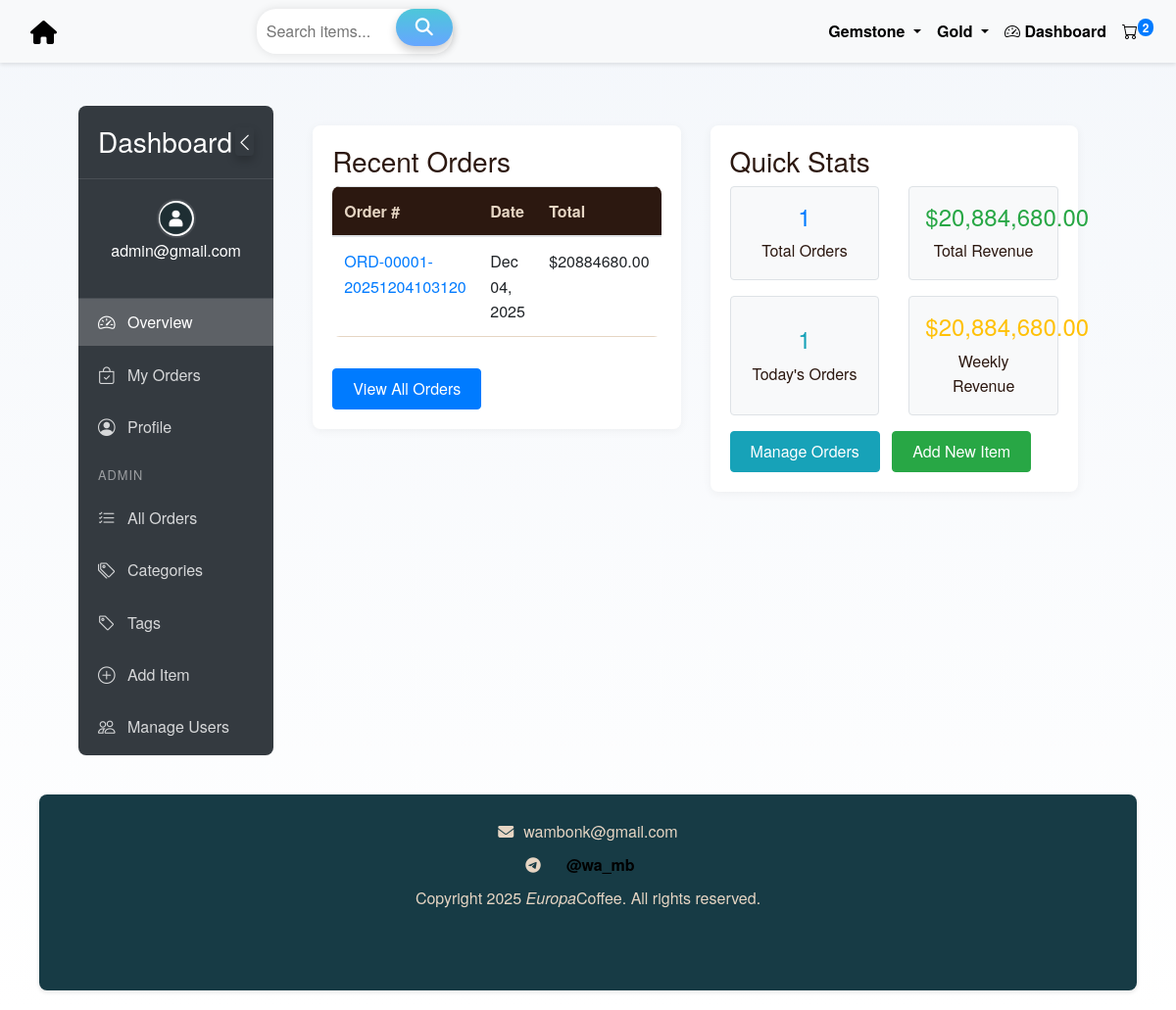
The page /dashboard/ (signed in) on the database as committed earlier.
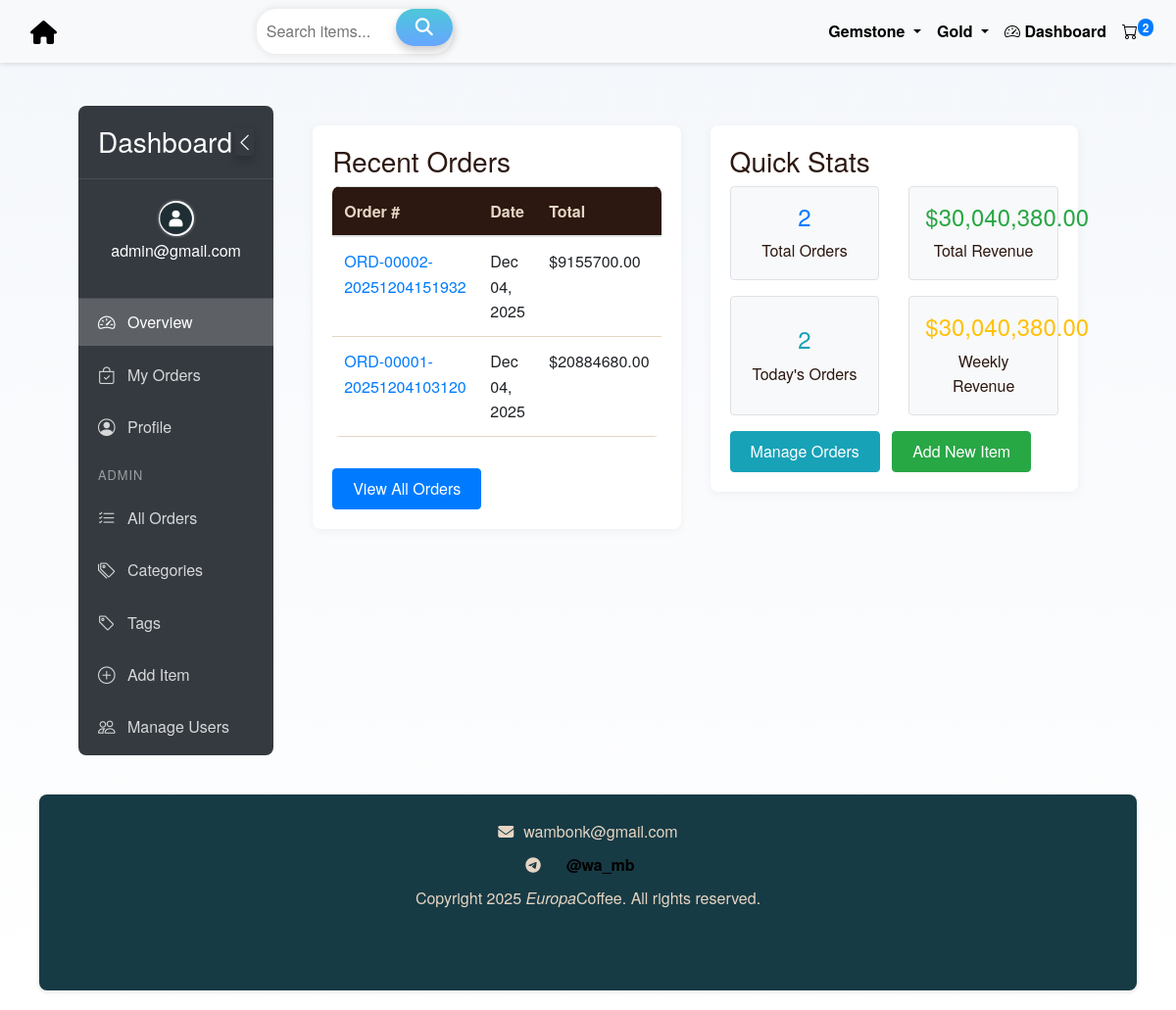
The same page on the database as committed later.
### orders/models.py (models this page shows, shortened)
class Category(models.Model):
    name = models.CharField(max_length=100, unique=True)
    slug = models.SlugField(max_length=120, unique=True, editable=False)  # not editable
    parent = models.ForeignKey(
        'self',
        on_delete=models.CASCADE,
        related_name='subcategories',
        blank=True,
        null=True,
        help_text="Parent category, leave blank if this is a top-level category."
    )
    class Meta:
        verbose_name_plural = 'Categories'
        ordering = ['name']

class CustomerOrder(models.Model):
    user = models.ForeignKey(
        settings.AUTH_USER_MODEL,
        on_delete=models.SET_NULL,
        null=True,
        blank=True,
        related_name='orders'
    )
    name = models.CharField(max_length=100)
    email = models.EmailField()
    phone = models.CharField(max_length=20)
    address = models.TextField()
    country = models.CharField(max_length=255, null=True, blank=True)
    state = models.CharField(max_length=255, null=True, blank=True)
    created_at = models.DateTimeField(auto_now_add=True)
    total_price = models.DecimalField(max_digits=10, decimal_places=2)
    order_number = models.CharField(max_length=100, unique=True, blank=True)

### orders/views.py (the view)
# urls.py: path('dashboard/', views.dashboard, name='dashboard'),
@login_required
def dashboard(request):
    context = {}
    if request.user.is_staff:
        from django.utils import timezone
        from datetime import timedelta
        total_orders = CustomerOrder.objects.count()
        total_revenue = CustomerOrder.objects.aggregate(
            total=Sum('total_price')
        )['total'] or 0
        today = timezone.now().date()
        week_ago = today - timedelta(days=7)
        recent_orders = CustomerOrder.objects.order_by('-created_at')[:5]
        today_orders = CustomerOrder.objects.filter(
            created_at__date=today
        ).count()
        weekly_revenue = CustomerOrder.objects.filter(
            created_at__date__gte=week_ago
        ).aggregate(
            total=Sum('total_price')
        )['total'] or 0
        context.update({
            'total_orders': total_orders,
            'total_revenue': f"${total_revenue:,.2f}",
            'today_orders': today_orders,
            'weekly_revenue': f"${weekly_revenue:,.2f}",
            'recent_orders': recent_orders,
        })
    return render(request, 'dashboard/dashboard.html', context)

### accounts/context_processors.py (called while the page is built)
def user_profile(request):
    if request.user.is_authenticated:
        return {
            'user_profile_pic': request.user.get_profile_pic_url()
        }
    return {}

### accounts/models.py (called while the page is built)
    def get_profile_pic_url(self):
        if self.profile_pic and default_storage.exists(self.profile_pic.name):
            return self.profile_pic.url
        return '/static/default_avatars/default.png'  # Fallback URL

### orders/context_processors.py (called while the page is built)
def cart_item_count(request):
    count = 0
    try:
        if request.user.is_authenticated:
            cart = Cart.objects.filter(user=request.user).first()
        else:
            session_id = request.session.session_key
            if not session_id:
                request.session.create()
                session_id = request.session.session_key
            cart = Cart.objects.filter(session_id=session_id).first()
        if cart:
            count = sum(item.quantity for item in cart.items.all())
    except Exception:
        count = 0  # Safe fallback
    return {'cart_item_count': count}

def categories_processor(request):
    return {
        'nav_categories': Category.objects.filter(parent__isnull=True).prefetch_related('subcategories')
    }

### templates/dashboard/dashboard.html
{% extends "dashboard/base.html" %}
{% block dashboard_content %}
<div class="row">
    <div class="col-md-6">
        <div class="dashboard-card">
            <h3>Recent Orders</h3>
            {% if recent_orders %}
                <div class="table-responsive">
                    <table class="table table-hover">
                        <thead>
                            <tr>
                                <th>Order #</th>
                                <th>Date</th>
                                <th>Total</th>
                            </tr>
                        </thead>
                        <tbody>
                            {% for order in recent_orders %}
                            <tr>
                                <td><a href="{% url 'order_detail' order.id %}">{{ order.order_number }}</a></td>
                                <td>{{ order.created_at|date:"M d, Y" }}</td>
                                <td>${{ order.total_price }}</td>
                            </tr>
                            {% endfor %}
                        </tbody>
                    </table>
                </div>
            {% else %}
                <p>No recent orders found.</p>
            {% endif %}
            <a href="{% url 'user_orders' %}" class="btn btn-primary mt-3">View All Orders</a>
        </div>
    </div>
    {% if user.is_staff %}
    <div class="col-md-6">
        <div class="dashboard-card">
            <h3>Quick Stats</h3>
            <div class="row">
                <div class="col-6">
                    <div class="stat-card bg-light p-3 rounded text-center">
                        <h4 class="text-primary">{{ total_orders }}</h4>
                        <p class="mb-0">Total Orders</p>
                    </div>
                </div>
                <div class="col-6">
                    <div class="stat-card bg-light p-3 rounded text-center">
                        <h4 class="text-success">{{ total_revenue }}</h4>
                        <p class="mb-0">Total Revenue</p>
                    </div>
                </div>
                <div class="col-6 mt-3">
                    <div class="stat-card bg-light p-3 rounded text-center">
                        <h4 class="text-info">{{ today_orders }}</h4>
                        <p class="mb-0">Today's Orders</p>
                    </div>
                </div>
                <div class="col-6 mt-3">
                    <div class="stat-card bg-light p-3 rounded text-center">
                        <h4 class="text-warning">{{ weekly_revenue }}</h4>
                        <p class="mb-0">Weekly Revenue</p>
                    </div>
                </div>
            </div>
            <div class="mt-3">
                <a href="{% url 'all_orders' %}" class="btn btn-info">Manage Orders</a>
                <a href="{% url 'add_item' %}" class="btn btn-success ml-2">Add New Item</a>
            </div>
        </div>
    </div>
    {% endif %}
</div>
{% endblock %}

### templates/orders/base.html (shortened to what this page needs)
{% load static %}
<!DOCTYPE html>
<html lang="en">
<head>
    <link href="https://stackpath.bootstrapcdn.com/bootstrap/4.5.2/css/bootstrap.min.css" rel="stylesheet">
     <link rel="stylesheet" href="{% static 'css/style.css' %}">
     <link rel="stylesheet" href="{% static 'css/dashboard.css' %}">
    <link href="https://cdn.jsdelivr.net/npm/bootstrap-icons@1.10.5/font/bootstrap-icons.css" rel="stylesheet">
<link href="https://cdn.jsdelivr.net/npm/bootstrap-icons@1.10.5/font/bootstrap-icons.css" rel="stylesheet">
</head>
<body>
    <nav class="navbar navbar-expand-lg navbar-light bg-light fixed-top">
        <div class="container-fluid">
            <a class="navbar-brand" href="{% url 'home' %}">
             <i class="fa fa-home"></i>
            </a>
            <div class="collapse navbar-collapse justify-content-between" id="navbarNav">
                <form class="search d-flex mx-auto" action="{% url 'search' %}" method="get">
                    <input placeholder="Search items..." type="text" name="q" aria-label="Search">
                    <button type="submit"><i class="fa fa-search"></i></button>
                </form>
                <ul class="navbar-nav ml-auto">
                    {% for category in nav_categories %}
                        {% if category.subcategories.all %}
                            <li class="nav-item dropdown">
                              <a class="nav-link dropdown-toggle" href="#" id="navbarDropdown{{ forloop.counter }}" role="button" data-bs-toggle="dropdown" aria-expanded="false">
                                {{ category.name }}
                              </a>
                            </li>
                        {% else %}
                            <li class="nav-item">
                                <a class="nav-link" href="{% url 'category_detail' category.slug %}">{{ category.name }}</a>
                            </li>
                        {% endif %}
                    {% endfor %}
                    <li class="nav-item">
                        <a class="nav-link" href="{% url 'dashboard' %}">
                            <i class="bi bi-speedometer2"></i> Dashboard
                        </a>
                    </li>
                <li class="nav-item">
                    <a class="nav-link position-relative" href="{% url 'cart' %}">
                        <i class="bi bi-cart"></i>
                        {% if cart_item_count > 0 %}
                            <span class="badge badge-primary position-absolute top-0 start-100 translate-middle rounded-pill">
                                {{ cart_item_count }}
                            </span>
                        {% else %}
                            <span class="badge badge-secondary position-absolute top-0 start-100 translate-middle rounded-pill">
                                0
                            </span>
                        {% endif %}
                    </a>
                </li>
                </ul>
            </div>
        </div>
    </nav>
    <br>
    <div class="container-fluid mt-4" style="padding-left: 40px; padding-right: 40px;">
    <div class="container-fluid mt-5 pt-3" style="padding-left: 40px; padding-right: 40px;">
        {% block content %}
        {% endblock %}
    </div>
<footer class="container-fluid" style="padding: 0;">
    <div class="container-footer text-center justify-center" style="padding: 0;">
<br>
        <div style="display: flex; align-items: center; justify-content: center; gap: 10px;">
            <i class="fa fa-envelope" aria-hidden="true"></i> wambonk@gmail.com
        </div>
        <div style="display: flex; align-items: center; justify-content: center; gap: 10px;">
            <i class="fa fa-telegram" aria-hidden="true"></i>
            <a class="nav-link active" href="https://t.me/wa_mb">@wa_mb</a>
        </div>
        <span>Copyright 2025 <i>Europa</i>Coffee. All rights reserved.</span>
        <br>
    </div>
</footer>
</body>
</html>

Rows that differ between the two databases and show on the page:
added CustomerOrder: order_number "ORD-00002-20251204151932", created_at "Dec 04, 2025", total_price "9155700.00"
Other text that changed with them:
{{ total_orders }}: "1" → "2"
{{ total_revenue }}: "$20,884,680.00" → "$30,040,380.00"
{{ today_orders }}: "1" → "2"
{{ weekly_revenue }}: "$20,884,680.00" → "$30,040,380.00"
